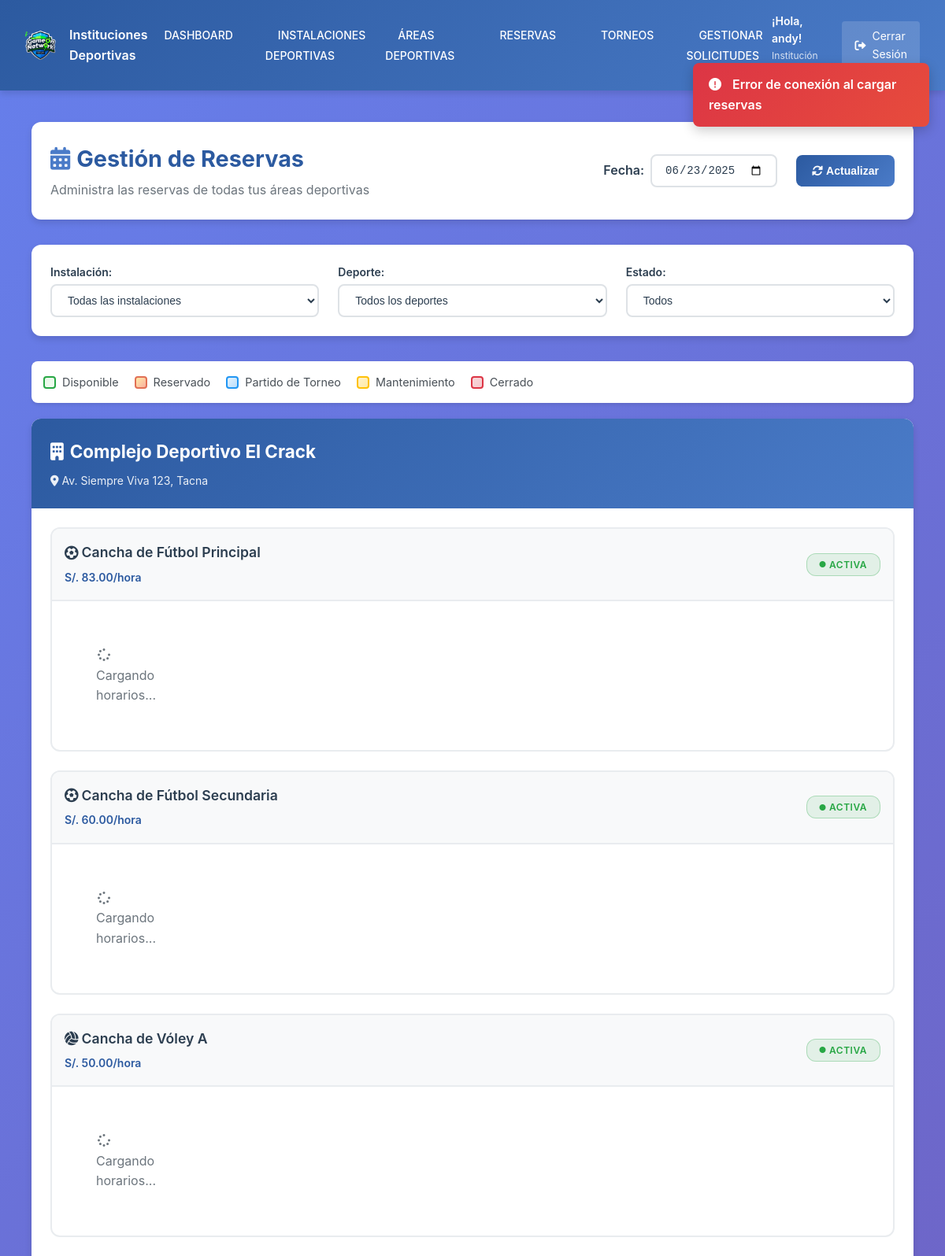
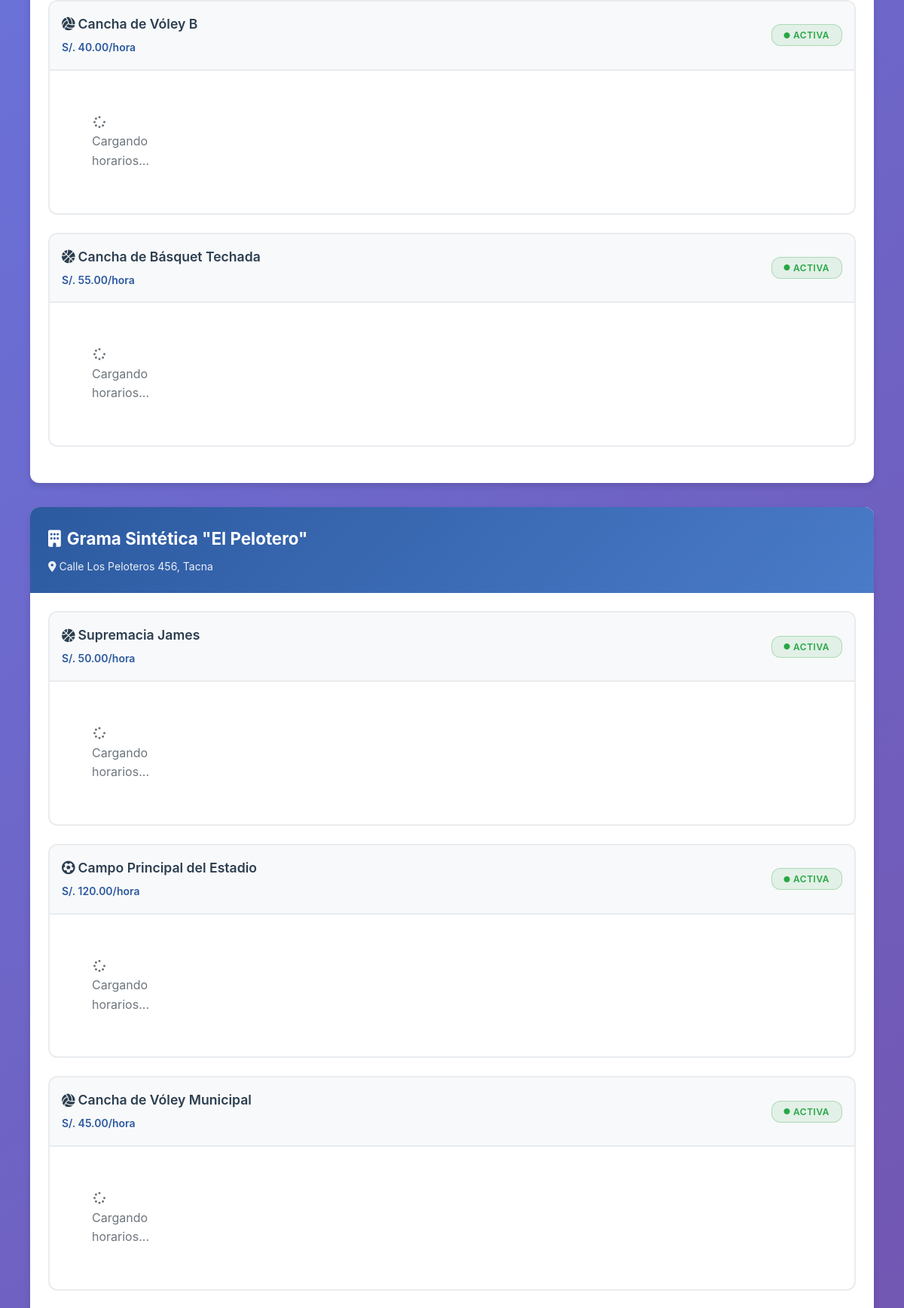
The page /Views/UserInsD/reservas.php (signed in, upper part) on the database its author committed (2 pictures, top to bottom).
### tables this page shows
CREATE TABLE IF NOT EXISTS `instituciones_deportivas` (
  `id` int NOT NULL AUTO_INCREMENT,
  `usuario_instalacion_id` int NOT NULL,
  `nombre` varchar(100) NOT NULL,
  `ruc` varchar(11) NOT NULL,
  `direccion` varchar(200) NOT NULL,
  `latitud` decimal(10,8) NOT NULL,
  `longitud` decimal(11,8) NOT NULL,
  `imagen` varchar(255) DEFAULT NULL,
  `tarifa` decimal(10,2) NOT NULL,
  `calificacion` decimal(3,2) DEFAULT '0.00',
  `telefono` varchar(20) NOT NULL,
  `email` varchar(100) NOT NULL,
  `descripcion` text,
  `estado` tinyint(1) NOT NULL DEFAULT '1',
  `creado_en` timestamp NOT NULL DEFAULT CURRENT_TIMESTAMP,
  PRIMARY KEY (`id`),
  UNIQUE KEY `ruc` (`ruc`),
  KEY `usuario_instalacion_id` (`usuario_instalacion_id`),
  CONSTRAINT `instituciones_deportivas_ibfk_1` FOREIGN KEY (`usuario_instalacion_id`) REFERENCES `usuarios_instalaciones` (`id`) ON DELETE CASCADE
);

CREATE TABLE IF NOT EXISTS `areas_deportivas` (
  `id` int NOT NULL AUTO_INCREMENT,
  `institucion_deportiva_id` int NOT NULL,
  `deporte_id` int NOT NULL,
  `nombre_area` varchar(100) NOT NULL,
  `descripcion` text,
  `capacidad_jugadores` int DEFAULT NULL,
  `tarifa_por_hora` decimal(10,2) NOT NULL,
  `estado` enum('activa','mantenimiento','inactiva') DEFAULT 'activa',
  `imagen_area` varchar(255) DEFAULT NULL,
  `creado_en` timestamp NOT NULL DEFAULT CURRENT_TIMESTAMP,
  PRIMARY KEY (`id`),
  KEY `institucion_deportiva_id` (`institucion_deportiva_id`),
  KEY `deporte_id` (`deporte_id`),
  CONSTRAINT `areas_deportivas_ibfk_1` FOREIGN KEY (`institucion_deportiva_id`) REFERENCES `instituciones_deportivas` (`id`) ON DELETE CASCADE,
  CONSTRAINT `areas_deportivas_ibfk_2` FOREIGN KEY (`deporte_id`) REFERENCES `deportes` (`id`) ON DELETE CASCADE
);

### Models/InsDeporModel.php (called while the page is built, shortened)
<?php
require_once __DIR__ . '/../Config/database.php';
class InsDeporModel {
    private $conn;
    public function __construct() {
        $database = new Database();
        $this->conn = $database->getConnection();
    }
    public function getCalificacionPromedioInstalacion($instalacionId) {
        $query = "SELECT COUNT(*) as total_areas FROM areas_deportivas WHERE institucion_deportiva_id = ? AND estado = 'activa'";
        $stmt = $this->conn->prepare($query);
        $stmt->bind_param("i", $instalacionId);
        $stmt->execute();
        $result = $stmt->get_result();
        $data = $result->fetch_assoc();
        $totalAreas = $data['total_areas'];
        $calificacionSimulada = min(5.0, 3.5 + ($totalAreas * 0.3));
        return round($calificacionSimulada, 1);
    }
    public function getInstalacionesPorUsuario($usuarioInstalacionId) {
        $query = "SELECT id.*,
                         (SELECT COUNT(*) FROM areas_deportivas ad WHERE ad.institucion_deportiva_id = id.id AND ad.estado = 'activa') as total_areas,
                         (SELECT AVG(ad.tarifa_por_hora) FROM areas_deportivas ad WHERE ad.institucion_deportiva_id = id.id AND ad.estado = 'activa') as tarifa_promedio
                  FROM instituciones_deportivas id
                  WHERE id.usuario_instalacion_id = ? AND id.estado = 1";
        $stmt = $this->conn->prepare($query);
        $stmt->bind_param("i", $usuarioInstalacionId);
        $stmt->execute();
        $result = $stmt->get_result();
        $instalaciones = $this->fetchAllAssoc($result);
        foreach ($instalaciones as &$instalacion) {
            $instalacion['calificacion'] = $this->getCalificacionPromedioInstalacion($instalacion['id']);
        }
        return $instalaciones;
    }
    private function fetchAllAssoc($result) {
        $rows = [];
        if ($result) {
            while ($row = $result->fetch_assoc()) {
                $rows[] = $row;
            }
        }
        return $rows;
    }
}
?>

### Config/database.php (called while the page is built, shortened)
<?php
class Database {
    private $host;
    private $db_name;
    private $username;
    private $password;
    private $port;
    public function __construct() {
        if (isset($_ENV['MYSQL_HOST']) || getenv('MYSQL_HOST')) {
            $this->host = $_ENV['MYSQL_HOST'] ?? getenv('MYSQL_HOST');
            $this->db_name = $_ENV['MYSQL_DATABASE'] ?? getenv('MYSQL_DATABASE');
            $this->username = $_ENV['MYSQL_USER'] ?? getenv('MYSQL_USER');
            $this->password = $_ENV['MYSQL_PASSWORD'] ?? getenv('MYSQL_PASSWORD');
            $this->port = $_ENV['MYSQL_PORT'] ?? getenv('MYSQL_PORT') ?? 3306;
        } else {
            $this->host = "localhost";
            $this->db_name = "railway";
            $this->username = "root";
            $this->password = "";
            $this->port = 3306;
        }
    }
    public function getConnection() {
        $this->conn = null;
        try {
            $this->conn = new mysqli($this->host, $this->username, $this->password, $this->db_name, $this->port);
            $this->conn->set_charset("utf8");
        } catch(Exception $e) {
            echo "Error de conexión: " . $e->getMessage();
        }
        return $this->conn;
    }
}
?>

### Controllers/InsDeporController.php (called while the page is built, shortened)
<?php
require_once __DIR__ . '/../Models/InsDeporModel.php';
class InsDeporController {
    private $insDeporModel;
    public function __construct() {
        $this->insDeporModel = new InsDeporModel();
    }
    public function getInstalacionesPorUsuario($usuarioInstalacionId) {
        return $this->insDeporModel->getInstalacionesPorUsuario($usuarioInstalacionId);
    }
}
?>

### Models/AreasDeportivasModel.php (called while the page is built, shortened)
<?php
require_once __DIR__ . '/../Config/database.php';
class AreasDeportivasModel {
    private $conn;
    public function __construct() {
        $database = new Database();
        $this->conn = $database->getConnection();
    }
    private function fetchAllAssoc($result) {
        return $result->fetch_all(MYSQLI_ASSOC);
    }
    public function getAreasByInstitucion($institucionId) {
        $query = "SELECT ad.*, d.nombre as deporte_nombre, id.nombre as institucion_nombre
                  FROM areas_deportivas ad
                  INNER JOIN deportes d ON ad.deporte_id = d.id
                  INNER JOIN instituciones_deportivas id ON ad.institucion_deportiva_id = id.id
                  WHERE ad.institucion_deportiva_id = ?
                  ORDER BY ad.creado_en DESC";
        $stmt = $this->conn->prepare($query);
        $stmt->bind_param("i", $institucionId);
        $stmt->execute();
        $result = $stmt->get_result();
        return $this->fetchAllAssoc($result);
    }
}
?>

### Controllers/AreasDeportivasController.php (called while the page is built, shortened)
<?php
require_once __DIR__ . '/../Models/AreasDeportivasModel.php';
class AreasDeportivasController {
    private $areasModel;
    public function __construct() {
        $this->areasModel = new AreasDeportivasModel();
    }
    public function getAreasByInstitucion($institucionId) {
        return $this->areasModel->getAreasByInstitucion($institucionId);
    }
}
?>

### Views/UserInsD/reservas.php (the view, shortened to what this page needs)
<?php
require_once '../../Controllers/InsDeporController.php';
require_once '../../Controllers/AreasDeportivasController.php';
$insDeporController = new InsDeporController();
$areasController = new AreasDeportivasController();
$usuarioInstalacionId = $_SESSION['user_id'];
$misInstalaciones = $insDeporController->getInstalacionesPorUsuario($usuarioInstalacionId);
include_once 'header.php';
?>
<link rel="stylesheet" href="../../Public/cssInsDepor/reservas.css">
<div class="reservas-container">
    <div class="reservas-header">
        <div class="header-content">
            <h2><i class="fas fa-calendar-alt"></i> Gestión de Reservas</h2>
            <p>Administra las reservas de todas tus áreas deportivas</p>
        </div>
        <div class="header-actions">
            <div class="date-selector">
                <label for="fechaReservas">Fecha:</label>
                <input type="date" id="fechaReservas" name="fechaReservas" value="<?= date('Y-m-d') ?>">
            </div>
            <button class="btn-refresh" onclick="actualizarReservas()">
                <i class="fas fa-sync-alt"></i> Actualizar
            </button>
        </div>
    </div>
    <div class="filtros-reservas">
        <div class="filtro-instalacion">
            <label for="filtroInstalacion">Instalación:</label>
            <select id="filtroInstalacion" onchange="filtrarPorInstalacion()">
                <option value="">Todas las instalaciones</option>
            </select>
        </div>
        <div class="filtro-deporte">
            <label for="filtroDeporte">Deporte:</label>
            <select id="filtroDeporte" onchange="filtrarPorDeporte()">
                <option value="">Todos los deportes</option>
            </select>
        </div>
        <div class="filtro-estado">
            <label for="filtroEstado">Estado:</label>
            <select id="filtroEstado" onchange="filtrarPorEstado()">
                <option value="">Todos</option>
            </select>
        </div>
    </div>
    <div class="leyenda-reservas">
        <div class="leyenda-item">
            <div class="color-box disponible"></div>
            <span>Disponible</span>
        </div>
        <div class="leyenda-item">
            <div class="color-box ocupado"></div>
            <span>Reservado</span>
        </div>
        <div class="leyenda-item">
            <div class="color-box partido-torneo"></div>
            <span>Partido de Torneo</span>
        </div>
        <div class="leyenda-item">
            <div class="color-box mantenimiento"></div>
            <span>Mantenimiento</span>
        </div>
        <div class="leyenda-item">
            <div class="color-box cerrado"></div>
            <span>Cerrado</span>
        </div>
    </div>
    <div class="reservas-grid" id="reservasGrid">
        <?php if (!empty($misInstalaciones)): ?>
            <?php foreach ($misInstalaciones as $instalacion): ?>
                <div class="instalacion-reservas" data-instalacion-id="<?= $instalacion['id'] ?>">
                    <div class="instalacion-header">
                        <h3><i class="fas fa-building"></i> <?= htmlspecialchars($instalacion['nombre']) ?></h3>
                        <div class="instalacion-info">
                            <span class="direccion"><i class="fas fa-map-marker-alt"></i> <?= htmlspecialchars($instalacion['direccion']) ?></span>
                        </div>
                    </div>
                    <div class="areas-deportivas">
                        <?php
                        $areasDeportivas = $areasController->getAreasByInstitucion($instalacion['id']);
                        if (empty($areasDeportivas)):
                        ?>
                            <div class="no-areas">
                                <p>No hay áreas deportivas registradas para esta instalación</p>
                                <a href="areas_deportivas.php?instalacion=<?= $instalacion['id'] ?>" class="btn-primary">
                                    <i class="fas fa-plus"></i> Agregar Áreas
                                </a>
                            </div>
                        <?php else: ?>
                            <?php foreach ($areasDeportivas as $area):
                                $iconoDeporte = $area['deporte_id'] == 1 ? 'fas fa-futbol' :
                                              ($area['deporte_id'] == 2 ? 'fas fa-volleyball-ball' : 'fas fa-basketball-ball');
                                $nombreDeporte = $area['deporte_id'] == 1 ? 'futbol' :
                                               ($area['deporte_id'] == 2 ? 'voley' : 'basquet');
                            ?>
                            <div class="area-deportiva" data-area-id="<?= $area['id'] ?>" data-deporte="<?= $nombreDeporte ?>">
                                <div class="area-header">
                                    <div class="area-info">
                                        <h4><i class="<?= $iconoDeporte ?>"></i> <?= htmlspecialchars($area['nombre_area']) ?></h4>
                                        <span class="tarifa">S/. <?= number_format($area['tarifa_por_hora'], 2) ?>/hora</span>
                                    </div>
                                    <div class="area-estado <?= $area['estado'] === 'activa' ? 'activa' : 'mantenimiento' ?>">
                                        <i class="fas fa-<?= $area['estado'] === 'activa' ? 'circle' : 'tools' ?>"></i>
                                        <?= ucfirst($area['estado']) ?>
                                    </div>
                                </div>
                                <?php if ($area['estado'] === 'activa'): ?>
                                <div class="horarios-grid" data-area-id="<?= $area['id'] ?>">
                                    <div class="loading-horarios">
                                        <i class="fas fa-spinner fa-spin"></i>
                                        <p>Cargando horarios...</p>
                                    </div>
                                </div>
                                <?php endif; ?>
                            </div>
                            <?php endforeach; ?>
                        <?php endif; ?>
                    </div>
                </div>
            <?php endforeach; ?>
        <?php endif; ?>
    </div>
</div>
<?php include_once 'footer.php'; ?>

### Public/cssInsDepor/header_insd.css (style rules this page uses)
:root { --primary-color: #2c5aa0; --primary-light: #4a7bc8; --text-light: #ffffff; --spacing-sm: 8px; --spacing-md: 16px; --spacing-lg: 24px; --spacing-xl: 32px; --transition-base: 0.3s ease; --shadow-md: 0 4px 12px rgba(0,0,0,0.1); --radius-sm: 4px; }

### Public/cssInsDepor/dashboard_insd.css (style rules this page uses)
:root { --primary-color: #2c5aa0; --primary-light: #4a7bc8; --secondary-color: #00acc1; --success-color: #28a745; --warning-color: #ffc107; --danger-color: #dc3545; --info-color: #17a2b8; --bg-main: #f8f9fa; --bg-card: #ffffff; --bg-light: #f1f3f5; --border-color: #e9ecef; --border-light: #f1f3f5; --text-primary: #2c3e50; --text-secondary: #5a6c7d; --text-muted: #8e9aaf; --text-light: #ffffff; --spacing-xs: 4px; --spacing-sm: 8px; --spacing-md: 16px; --spacing-lg: 24px; --spacing-xl: 32px; --shadow-sm: 0 2px 4px rgba(0,0,0,0.06); --shadow-md: 0 4px 12px rgba(0,0,0,0.1); --shadow-lg: 0 8px 24px rgba(0,0,0,0.15); --radius-sm: 4px; --radius-md: 8px; --radius-lg: 12px; --radius-xl: 16px; --transition-base: 0.3s ease; }
* { margin: 0; padding: 0; box-sizing: border-box; }
body { font-family: 'Inter', 'Segoe UI', Tahoma, Geneva, Verdana, sans-serif; background-color: var(--bg-main); color: var(--text-primary); line-height: 1.6; }

### Public/cssInsDepor/footer_insd.css (style rules this page uses)
:root { --bg-card: #ffffff; --bg-light: #f1f3f5; --border-color: #e9ecef; --primary-color: #2c5aa0; --secondary-color: #00acc1; --text-primary: #2c3e50; --text-secondary: #5a6c7d; --text-muted: #8e9aaf; --text-light: #ffffff; --spacing-sm: 8px; --spacing-md: 16px; --spacing-lg: 24px; --spacing-xl: 32px; --transition-base: 0.3s ease; --radius-md: 8px; }

### rows shown on the page
instituciones_deportivas: nombre "Complejo Deportivo El Crack", direccion "Av. Siempre Viva 123, Tacna"
areas_deportivas: nombre_area "Cancha de Fútbol Principal", tarifa_por_hora "83.00", estado "ACTIVA"
areas_deportivas: nombre_area "Cancha de Fútbol Secundaria", tarifa_por_hora "60.00", estado "ACTIVA"
areas_deportivas: nombre_area "Cancha de Vóley A", tarifa_por_hora "50.00", estado "ACTIVA"
areas_deportivas: nombre_area "Cancha de Vóley B", tarifa_por_hora "40.00", estado "ACTIVA"
areas_deportivas: nombre_area "Cancha de Básquet Techada", tarifa_por_hora "55.00", estado "ACTIVA"
instituciones_deportivas: nombre "Grama Sintética \"El Pelotero\"", direccion "Calle Los Peloteros 456, Tacna"
areas_deportivas: nombre_area "Supremacia James", tarifa_por_hora "50.00", estado "ACTIVA"
areas_deportivas: nombre_area "Campo Principal del Estadio", tarifa_por_hora "120.00", estado "ACTIVA"
areas_deportivas: nombre_area "Cancha de Vóley Municipal", tarifa_por_hora "45.00", estado "ACTIVA"

### other values the page prints
$_SESSION['username'] "andy"
